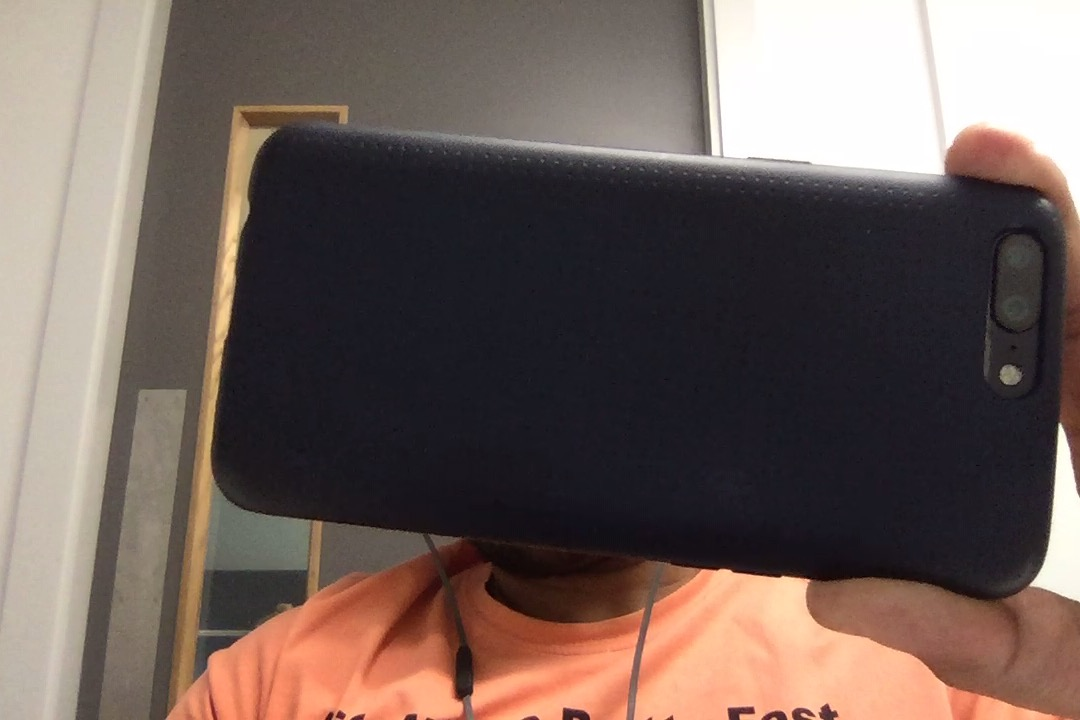
#> input picture Color Detection/Input.jpg, 1080 x 720 px, given in place of the camera
$ python edge_detection_webcam.py
#> lines starting #> are read from the running program, lines starting #| are printed output that depends on the picture; after the words box and inside, x2 and y2 are one past the last pixel; in counts of white or black regions, pixels touching at a corner belong together
import cv2 #importing OpenCV Python Interface
import numpy as np #importing Numpy

webcam = cv2.VideoCapture(0) #created VideoCapture object and passed the device index(0), since there is only one webcam connected to my computer


while True:

    ret, frame = webcam.read() #capturing frame by frame
#> frame is the input picture: shape (720, 1080, 3); mean B, G, R 90, 95.9, 111.8
    hsv = cv2.cvtColor(frame, cv2.COLOR_BGR2HSV) #converting BGR to HSV
#> hsv: shape (720, 1080, 3); mean H, S, V 62.2, 60.5, 114

    lower_range = np.array([30,150,50]) #defining range of desired color in HSV
    upper_range = np.array([255,255,180])

    mask = cv2.inRange(hsv, lower_range, upper_range) #threshold the HSV image to get desired color
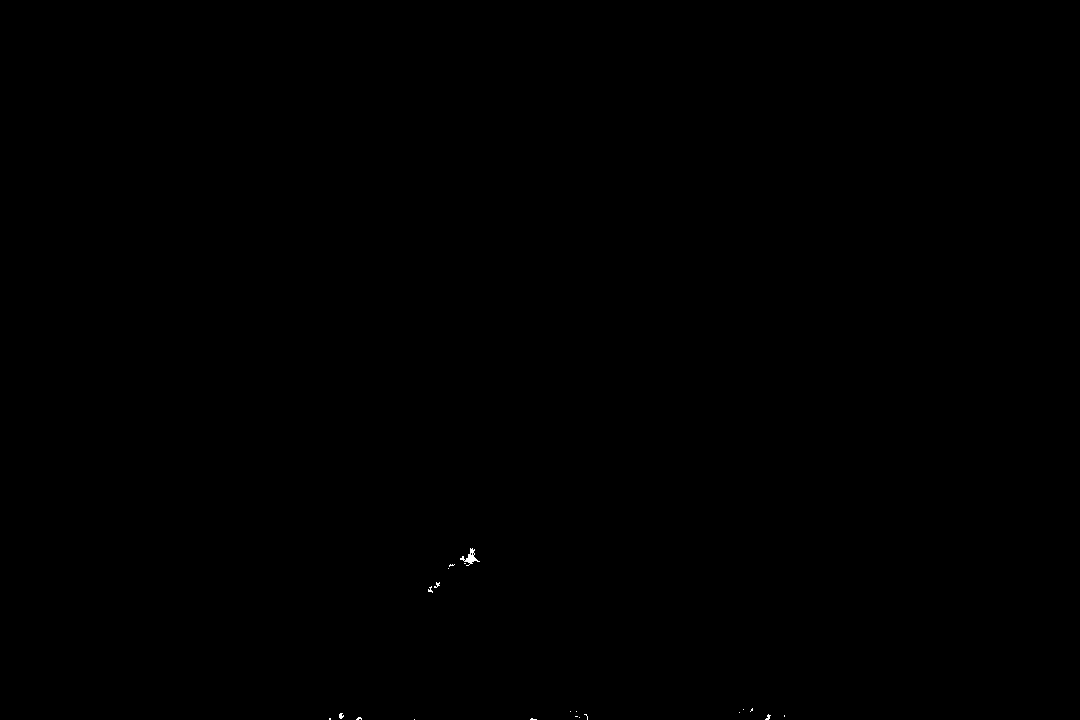
#> mask: shape (720, 1080); 0.03% white in thin lines or dots, all inside (x1, y1, x2, y2) = (329, 548, 785, 720)
    res = cv2.bitwise_and(frame,frame, mask= mask) #bitwise-AND mask and original image


    cv2.imshow('Original',frame) #showing the original webcam video
    edet = cv2.Canny(frame,80,110) #using the Canny edge detector. We can change the parameters to fine tune the edge detection. Lower the values of these parameters, more sensitive is our edge detection
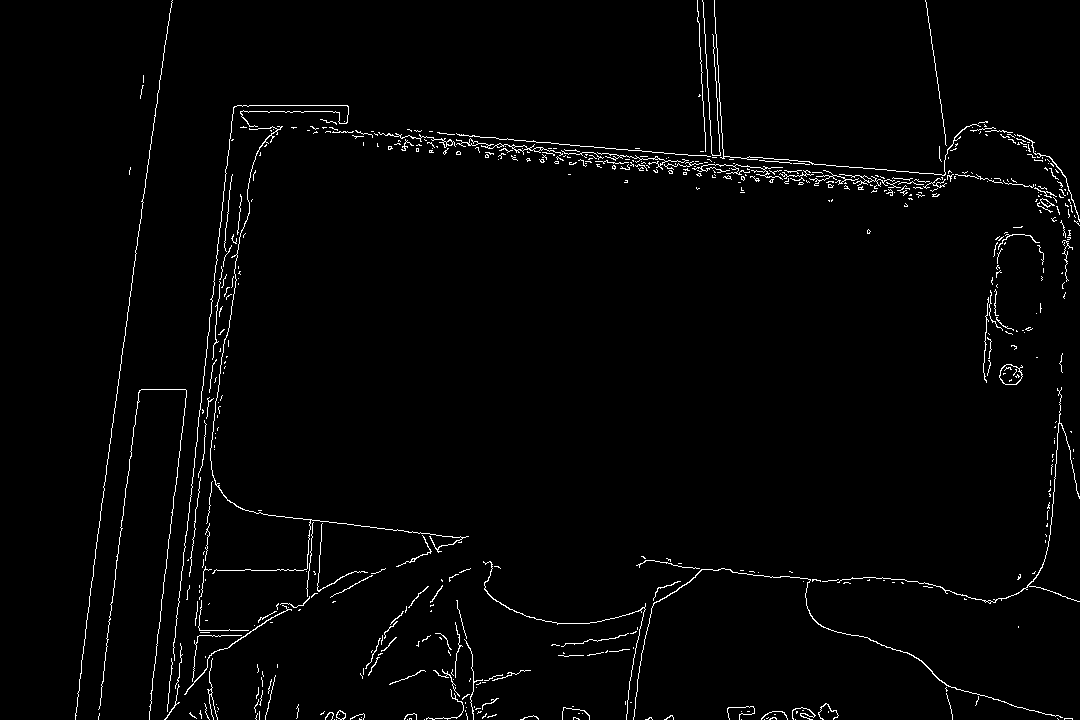
#> edet: shape (720, 1080); 1.9% white in thin lines or dots
    cv2.imshow('EdgeDetection',edet) #showing the webcam video with edge detection

    #waiting for the 'q' key to be pressed
    if cv2.waitKey(1) == 113:
#> (key Esc is pressed here)
        break

cv2.destroyAllWindows() #when everything done, release the capture
webcam.release()
